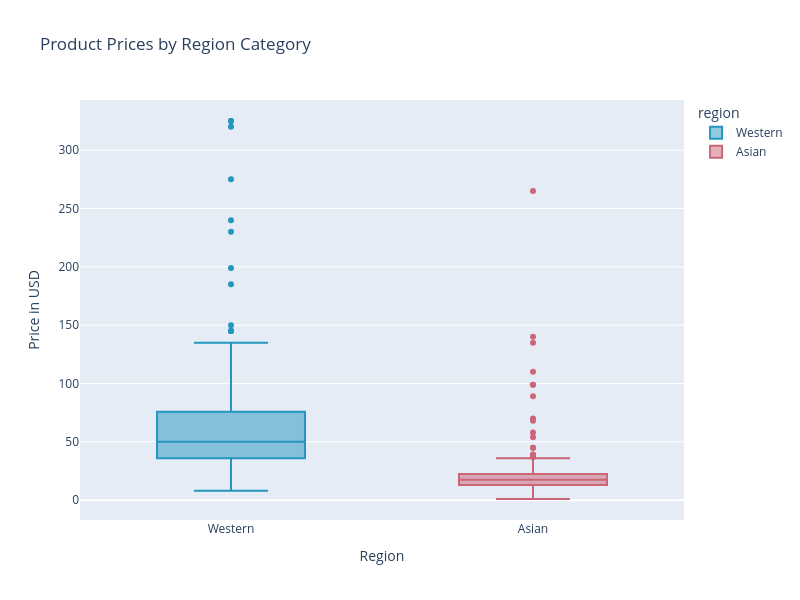

Notebook code cell kept with this figure:
### Markdown cell above
The KDE plot of skincare product prices reveals that Asian skincare products are generally more affordable, with most prices concentrated in the lower range. In contrast, Western skincare products have a wider price distribution, including a significant number of higher-priced items. This suggests differences in pricing strategies, ingredient sourcing, and brand positioning between the two markets.

### Code cell
skincare_combined = pd.concat([
    western_skincare.assign(region="Western"),
    asian_skincare.assign(region="Asian")
], ignore_index=True)

fig = px.box(
    skincare_combined,
    x="region",
    y="price_usd",
    color="region",
    color_discrete_map={
        "Western": "#2596be",
        "Asian": "#cc6577"
    },
    title="Product Prices by Region Category"
)

fig.update_layout(
    xaxis_title="Region",
    yaxis_title="Price in USD",
    width=800,
    height=600,
)

fig.show()

fig.write_html("price_boxplot_region.html", include_plotlyjs="cdn")

### Figure 1 — Plotly figure (JSON) as saved in the notebook; plotly's stock layout.template omitted (floating-point values rounded to 4 significant figures; data arrays with more than 128 entries replaced by an {"elided": "..."} marker saying what was removed)
{"data": [{"alignmentgroup": "True", "hovertemplate": "region=%{x}<br>price_usd=%{y}<extra></extra>", "legendgroup": "Western", "marker": {"color": "#2596be"}, "name": "Western", "notched": false, "offsetgroup": "Western", "orientation": "v", "showlegend": true, "type": "box", "x": {"elided": "187 str values"}, "x0": " ", "xaxis": "x", "y": {"elided": "187 float values"}, "y0": " ", "yaxis": "y"}, {"alignmentgroup": "True", "hovertemplate": "region=%{x}<br>price_usd=%{y}<extra></extra>", "legendgroup": "Asian", "marker": {"color": "#cc6577"}, "name": "Asian", "notched": false, "offsetgroup": "Asian", "orientation": "v", "showlegend": true, "type": "box", "x": {"elided": "137 str values"}, "x0": " ", "xaxis": "x", "y": {"elided": "137 float values"}, "y0": " ", "yaxis": "y"}], "layout": {"boxmode": "overlay", "height": 600, "legend": {"title": {"text": "region"}, "tracegroupgap": 0}, "title": {"text": "Product Prices by Region Category"}, "width": 800, "xaxis": {"anchor": "y", "categoryarray": ["Western", "Asian"], "categoryorder": "array", "domain": [0.0, 1.0], "title": {"text": "Region"}}, "yaxis": {"anchor": "x", "domain": [0.0, 1.0], "title": {"text": "Price in USD"}}}}
